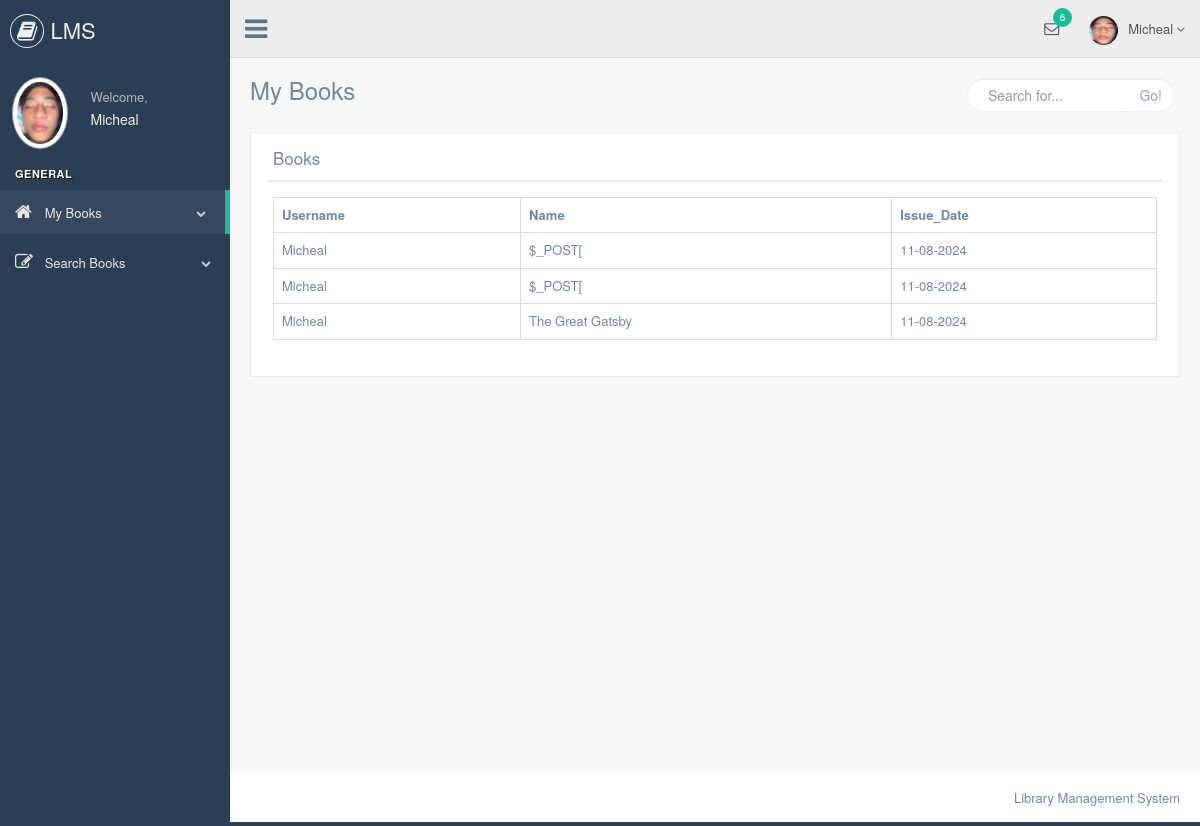
/student/my_books.php (signed in), run on the app's committed database.
### tables this page shows
CREATE TABLE `issue_books` (
  `ID` int(5) NOT NULL,
  `Username` varchar(50) NOT NULL,
  `Email` varchar(50) NOT NULL,
  `Contact` varchar(50) NOT NULL,
  `Name` varchar(50) NOT NULL,
  `Issue_Date` varchar(50) NOT NULL,
  `Return_Date` varchar(50) NOT NULL
);

### student/my_books.php (the view, shortened to what this page needs)
<?php
include "connection.php";
include "header.php";
?>
        <div class="right_col" role="main">
            <div class="">
                <div class="page-title">
                    <div class="title_left">
                        <h3>My Books</h3>
                    </div>
                    <div class="title_right">
                        <div class="col-md-5 col-sm-5 col-xs-12 form-group pull-right top_search">
                            <div class="input-group">
                                <input type="text" class="form-control" placeholder="Search for...">
                    <span class="input-group-btn">
                      <button class="btn btn-default" type="button">Go!</button>
                    </span>
                            </div>
                        </div>
                    </div>
                </div>
                <div class="clearfix"></div>
                <div class="row" style="min-height:500px">
                    <div class="col-md-12 col-sm-12 col-xs-12">
                        <div class="x_panel">
                            <div class="x_title">
                                <h2>Books</h2>
                                <div class="clearfix"></div>
                            </div>
                            <div class="x_content">
                               <table class="table table-bordered">
                                <th>
                                    Username
                                </th>
                                <th>
                                    Name
                                </th>
                                <th>
                                    Issue_Date
                                </th>
                                <?php
                                $res=mysqli_query($link, "select * from issue_books where Username='$_SESSION[Username]'");
                                while($row=mysqli_fetch_array($res))
                                {
                                    echo "<tr>";
                                    echo "<td>";
                                    echo $row["Username"];
                                    echo "</td>";
                                    echo "<td>";
                                    echo $row["Name"];
                                    echo "</td>";
                                    echo "<td>";
                                    echo $row["Issue_Date"];
                                    echo "</td>";
                                    echo "</tr>";
                                }
                                ?>
                                </table>
                            </div>
                        </div>
                    </div>
                </div>
            </div>
        </div>
<?php
include "footer.php";
?>

### data on the page
issue_books: Username "Micheal", Name "$_POST[", Issue_Date "11-08-2024"
issue_books: Username "Micheal", Name "$_POST[", Issue_Date "11-08-2024"
issue_books: Username "Micheal", Name "The Great Gatsby", Issue_Date "11-08-2024"
